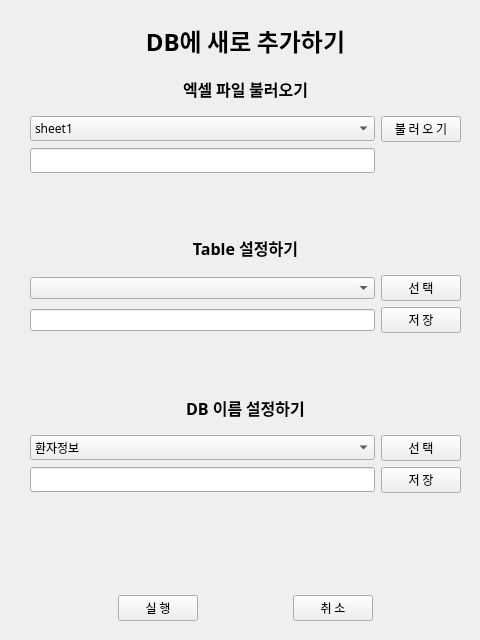
<?xml version="1.0" encoding="UTF-8"?>
<ui version="4.0">
 <class>Form</class>
 <widget class="QWidget" name="Form">
  <property name="geometry">
   <rect>
    <x>0</x>
    <y>0</y>
    <width>480</width>
    <height>640</height>
   </rect>
  </property>
  <property name="windowTitle">
   <string>Form</string>
  </property>
  <widget class="QWidget" name="layoutWidget">
   <property name="geometry">
    <rect>
     <x>30</x>
     <y>20</y>
     <width>431</width>
     <height>601</height>
    </rect>
   </property>
   <layout class="QGridLayout" name="gridLayout_3">
    <item row="6" column="0" colspan="2">
     <widget class="QLabel" name="label_3">
      <property name="font">
       <font>
        <family>나눔스퀘어라운드 Bold</family>
        <pointsize>12</pointsize>
        <weight>75</weight>
        <bold>true</bold>
       </font>
      </property>
      <property name="text">
       <string>&lt;html&gt;&lt;head/&gt;&lt;body&gt;&lt;p align=&quot;center&quot;&gt;Table 설정하기&lt;/p&gt;&lt;/body&gt;&lt;/html&gt;</string>
      </property>
     </widget>
    </item>
    <item row="7" column="1">
     <widget class="QPushButton" name="add_selectbtn1">
      <property name="font">
       <font>
        <family>나눔스퀘어라운드 Regular</family>
       </font>
      </property>
      <property name="text">
       <string>선 택</string>
      </property>
     </widget>
    </item>
    <item row="10" column="0" colspan="2">
     <widget class="QLabel" name="label_4">
      <property name="enabled">
       <bool>true</bool>
      </property>
      <property name="font">
       <font>
        <family>나눔스퀘어라운드 Bold</family>
        <pointsize>12</pointsize>
        <weight>75</weight>
        <bold>true</bold>
       </font>
      </property>
      <property name="text">
       <string>DB 이름 설정하기</string>
      </property>
      <property name="alignment">
       <set>Qt::AlignCenter</set>
      </property>
     </widget>
    </item>
    <item row="0" column="0" colspan="2">
     <widget class="QLabel" name="label_1">
      <property name="font">
       <font>
        <family>나눔스퀘어라운드 ExtraBold</family>
        <pointsize>18</pointsize>
        <weight>75</weight>
        <italic>false</italic>
        <bold>true</bold>
        <underline>false</underline>
       </font>
      </property>
      <property name="text">
       <string>&lt;html&gt;&lt;head/&gt;&lt;body&gt;&lt;p align=&quot;center&quot;&gt;DB에 새로 추가하기&lt;/p&gt;&lt;/body&gt;&lt;/html&gt;</string>
      </property>
     </widget>
    </item>
    <item row="5" column="0" colspan="2">
     <widget class="QLabel" name="showtext1">
      <property name="font">
       <font>
        <family>나눔스퀘어라운드 Regular</family>
       </font>
      </property>
      <property name="text">
       <string/>
      </property>
     </widget>
    </item>
    <item row="7" column="0">
     <widget class="QComboBox" name="settablename"/>
    </item>
    <item row="14" column="0" colspan="2">
     <widget class="QLabel" name="showtext4">
      <property name="font">
       <font>
        <family>나눔스퀘어라운드 Regular</family>
       </font>
      </property>
      <property name="text">
       <string/>
      </property>
     </widget>
    </item>
    <item row="8" column="0">
     <widget class="QLineEdit" name="showtablename"/>
    </item>
    <item row="8" column="1">
     <widget class="QPushButton" name="add_savebtn1">
      <property name="font">
       <font>
        <family>나눔스퀘어라운드 Regular</family>
       </font>
      </property>
      <property name="text">
       <string>저 장</string>
      </property>
     </widget>
    </item>
    <item row="15" column="0" colspan="2">
     <layout class="QHBoxLayout" name="horizontalLayout_6">
      <item>
       <spacer name="horizontalSpacer_2">
        <property name="orientation">
         <enum>Qt::Horizontal</enum>
        </property>
        <property name="sizeHint" stdset="0">
         <size>
          <width>40</width>
          <height>20</height>
         </size>
        </property>
       </spacer>
      </item>
      <item>
       <widget class="QPushButton" name="add_actbtn">
        <property name="font">
         <font>
          <family>나눔스퀘어라운드 Regular</family>
         </font>
        </property>
        <property name="text">
         <string>실 행</string>
        </property>
       </widget>
      </item>
      <item>
       <spacer name="horizontalSpacer">
        <property name="orientation">
         <enum>Qt::Horizontal</enum>
        </property>
        <property name="sizeHint" stdset="0">
         <size>
          <width>40</width>
          <height>20</height>
         </size>
        </property>
       </spacer>
      </item>
      <item>
       <widget class="QPushButton" name="add_closebtn">
        <property name="font">
         <font>
          <family>나눔스퀘어라운드 Regular</family>
         </font>
        </property>
        <property name="text">
         <string>취 소</string>
        </property>
       </widget>
      </item>
      <item>
       <spacer name="horizontalSpacer_3">
        <property name="orientation">
         <enum>Qt::Horizontal</enum>
        </property>
        <property name="sizeHint" stdset="0">
         <size>
          <width>40</width>
          <height>20</height>
         </size>
        </property>
       </spacer>
      </item>
     </layout>
    </item>
    <item row="11" column="1">
     <widget class="QPushButton" name="add_selectbtn2">
      <property name="font">
       <font>
        <family>나눔스퀘어라운드 Regular</family>
       </font>
      </property>
      <property name="text">
       <string>선 택</string>
      </property>
     </widget>
    </item>
    <item row="11" column="0">
     <widget class="QComboBox" name="setdbname">
      <property name="font">
       <font>
        <family>나눔스퀘어라운드 Regular</family>
       </font>
      </property>
      <item>
       <property name="text">
        <string>환자정보</string>
       </property>
      </item>
      <item>
       <property name="text">
        <string>진단</string>
       </property>
      </item>
      <item>
       <property name="text">
        <string>수술</string>
       </property>
      </item>
      <item>
       <property name="text">
        <string>혈액검사</string>
       </property>
      </item>
      <item>
       <property name="text">
        <string>간호기록</string>
       </property>
      </item>
      <item>
       <property name="text">
        <string>조직검사</string>
       </property>
      </item>
      <item>
       <property name="text">
        <string>마취기록</string>
       </property>
      </item>
      <item>
       <property name="text">
        <string>미생물</string>
       </property>
      </item>
      <item>
       <property name="text">
        <string>영상검사</string>
       </property>
      </item>
      <item>
       <property name="text">
        <string>수술기록지</string>
       </property>
      </item>
      <item>
       <property name="text">
        <string>내시경검사</string>
       </property>
      </item>
      <item>
       <property name="text">
        <string>항암제</string>
       </property>
      </item>
      <item>
       <property name="text">
        <string>외래초진</string>
       </property>
      </item>
      <item>
       <property name="text">
        <string>ASA</string>
       </property>
      </item>
     </widget>
    </item>
    <item row="12" column="0">
     <widget class="QLineEdit" name="showdbname">
      <property name="font">
       <font>
        <family>나눔스퀘어라운드 Regular</family>
       </font>
      </property>
     </widget>
    </item>
    <item row="3" column="0">
     <widget class="QComboBox" name="setsheet">
      <property name="font">
       <font>
        <family>나눔스퀘어라운드 Regular</family>
       </font>
      </property>
      <item>
       <property name="text">
        <string>sheet1</string>
       </property>
      </item>
      <item>
       <property name="text">
        <string>sheet2</string>
       </property>
      </item>
     </widget>
    </item>
    <item row="13" column="0" colspan="2">
     <widget class="QLabel" name="showtext3">
      <property name="font">
       <font>
        <family>나눔스퀘어라운드 Regular</family>
       </font>
      </property>
      <property name="text">
       <string/>
      </property>
     </widget>
    </item>
    <item row="12" column="1">
     <widget class="QPushButton" name="add_savebtn2">
      <property name="font">
       <font>
        <family>나눔스퀘어라운드 Regular</family>
       </font>
      </property>
      <property name="text">
       <string>저 장</string>
      </property>
     </widget>
    </item>
    <item row="3" column="1">
     <widget class="QPushButton" name="add_importbtn">
      <property name="font">
       <font>
        <family>나눔스퀘어라운드 Regular</family>
       </font>
      </property>
      <property name="text">
       <string>불 러 오 기</string>
      </property>
     </widget>
    </item>
    <item row="4" column="0">
     <widget class="QLineEdit" name="showfilename">
      <property name="font">
       <font>
        <family>나눔스퀘어라운드 Regular</family>
       </font>
      </property>
     </widget>
    </item>
    <item row="2" column="0" colspan="2">
     <widget class="QLabel" name="label_2">
      <property name="enabled">
       <bool>true</bool>
      </property>
      <property name="font">
       <font>
        <family>나눔스퀘어라운드 Bold</family>
        <pointsize>12</pointsize>
        <weight>75</weight>
        <bold>true</bold>
       </font>
      </property>
      <property name="text">
       <string>엑셀 파일 불러오기</string>
      </property>
      <property name="alignment">
       <set>Qt::AlignCenter</set>
      </property>
     </widget>
    </item>
    <item row="9" column="0" colspan="2">
     <widget class="QLabel" name="showtext2">
      <property name="font">
       <font>
        <family>나눔스퀘어라운드 Regular</family>
       </font>
      </property>
      <property name="text">
       <string/>
      </property>
     </widget>
    </item>
   </layout>
  </widget>
 </widget>
 <resources/>
 <connections/>
</ui>
